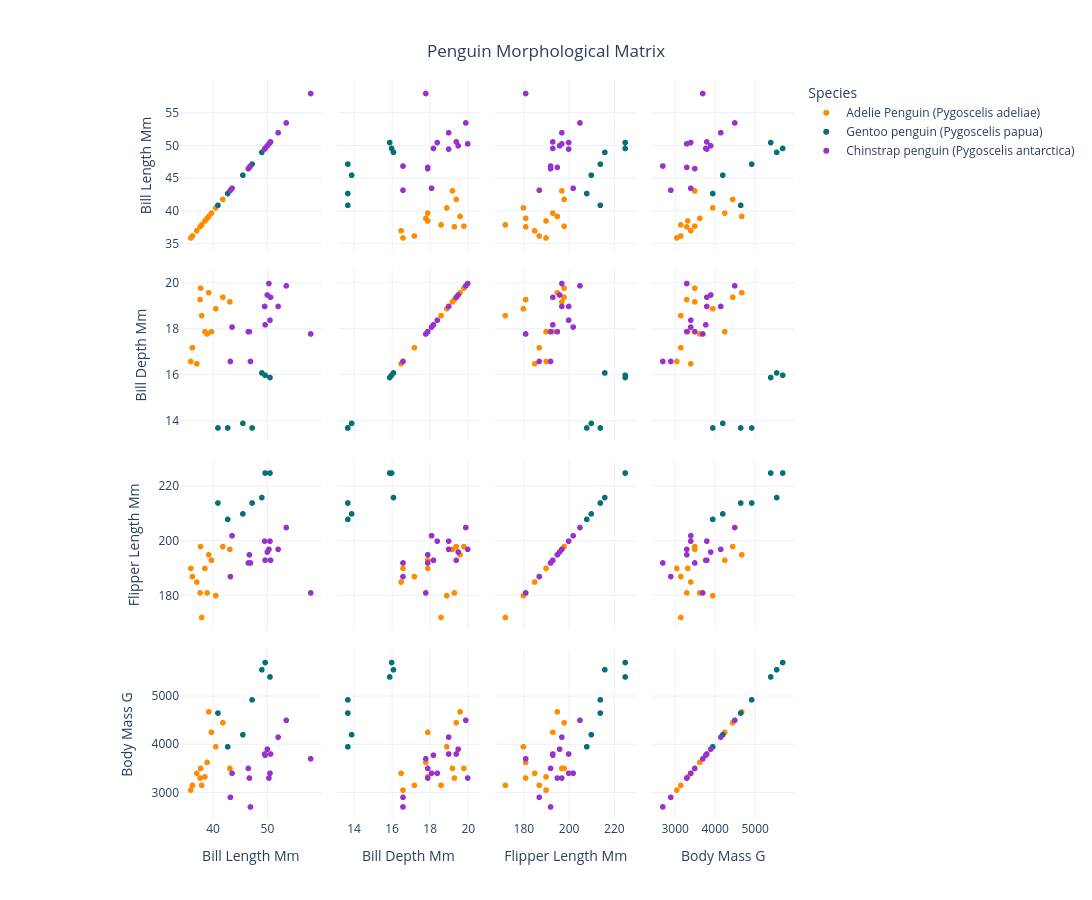

Notebook code cell kept with this figure:
### Code cell
# 3. Scatter Matrix: Multivariable scatter matrix
# Scatter Matrix with horizontal Y-labels
fig3 = px.scatter_matrix(
    df, 
    dimensions=["bill_length_mm", "bill_depth_mm", "flipper_length_mm", "body_mass_g"],
    color="species", 
    color_discrete_map=COLORS,
    title="Penguin Morphological Matrix",
    # Replacing "_"
    labels={col: col.replace('_', ' ').title() for col in df.columns}
)

fig3.update_traces(diagonal_visible=True)

# Modify y-axis for var names
fig3.update_yaxes(
    tickangle=0, 
    title_standoff=10, 
    automargin=True   
)

# Overall layout
fig3.update_layout(
    height=900, 
    width=1200,
    margin=dict(l=180, r=20, t=80, b=80), 
    autosize=True,
    title={
        'text': "Penguin Morphological Matrix",
        'y': 0.95,           
        'x': 0.5,            
        'xanchor': 'center', 
        'yanchor': 'top'
    }
)

fig3.show()

### Figure 1 — Plotly figure (JSON) as saved in the notebook; plotly's stock layout.template omitted (floating-point values rounded to 4 significant figures)
{"data": [{"diagonal": {"visible": true}, "dimensions": [{"axis": {"matches": true}, "label": "Bill Length Mm", "values": [38.9, 39.2, 37.9, 40.5, 37.6, 35.9, 41.8, 36.2, 37.7, 38.5, 43.1, 37.0, 39.7]}, {"axis": {"matches": true}, "label": "Bill Depth Mm", "values": [17.8, 19.6, 18.6, 18.9, 19.3, 16.6, 19.4, 17.2, 19.8, 17.9, 19.2, 16.5, 17.9]}, {"axis": {"matches": true}, "label": "Flipper Length Mm", "values": [181.0, 195.0, 172.0, 180.0, 181.0, 190.0, 198.0, 187.0, 198.0, 190.0, 197.0, 185.0, 193.0]}, {"axis": {"matches": true}, "label": "Body Mass G", "values": [3625.0, 4675.0, 3150.0, 3950.0, 3300.0, 3050.0, 4450.0, 3150.0, 3500.0, 3325.0, 3500.0, 3400.0, 4250.0]}], "hovertemplate": "Species=Adelie Penguin (Pygoscelis adeliae)<br>%{xaxis.title.text}=%{x}<br>%{yaxis.title.text}=%{y}<extra></extra>", "legendgroup": "Adelie Penguin (Pygoscelis adeliae)", "marker": {"color": "#FF8C00", "symbol": "circle"}, "name": "Adelie Penguin (Pygoscelis adeliae)", "showlegend": true, "type": "splom"}, {"diagonal": {"visible": true}, "dimensions": [{"axis": {"matches": true}, "label": "Bill Length Mm", "values": [40.9, 49.0, 42.7, 49.6, 45.5, 50.5, 47.2]}, {"axis": {"matches": true}, "label": "Bill Depth Mm", "values": [13.7, 16.1, 13.7, 16.0, 13.9, 15.9, 13.7]}, {"axis": {"matches": true}, "label": "Flipper Length Mm", "values": [214.0, 216.0, 208.0, 225.0, 210.0, 225.0, 214.0]}, {"axis": {"matches": true}, "label": "Body Mass G", "values": [4650.0, 5550.0, 3950.0, 5700.0, 4200.0, 5400.0, 4925.0]}], "hovertemplate": "Species=Gentoo penguin (Pygoscelis papua)<br>%{xaxis.title.text}=%{x}<br>%{yaxis.title.text}=%{y}<extra></extra>", "legendgroup": "Gentoo penguin (Pygoscelis papua)", "marker": {"color": "#057076", "symbol": "circle"}, "name": "Gentoo penguin (Pygoscelis papua)", "showlegend": true, "type": "splom"}, {"diagonal": {"visible": true}, "dimensions": [{"axis": {"matches": true}, "label": "Bill Length Mm", "values": [46.5, 50.0, 50.3, 58.0, 43.2, 50.6, 46.7, 52.0, 50.5, 49.5, 46.9, 53.5, 43.5, 49.6]}, {"axis": {"matches": true}, "label": "Bill Depth Mm", "values": [17.9, 19.5, 20.0, 17.8, 16.6, 19.4, 17.9, 19.0, 18.4, 19.0, 16.6, 19.9, 18.1, 18.2]}, {"axis": {"matches": true}, "label": "Flipper Length Mm", "values": [192.0, 196.0, 197.0, 181.0, 187.0, 193.0, 195.0, 197.0, 200.0, 200.0, 192.0, 205.0, 202.0, 193.0]}, {"axis": {"matches": true}, "label": "Body Mass G", "values": [3500.0, 3900.0, 3300.0, 3700.0, 2900.0, 3800.0, 3300.0, 4150.0, 3400.0, 3800.0, 2700.0, 4500.0, 3400.0, 3775.0]}], "hovertemplate": "Species=Chinstrap penguin (Pygoscelis antarctica)<br>%{xaxis.title.text}=%{x}<br>%{yaxis.title.text}=%{y}<extra></extra>", "legendgroup": "Chinstrap penguin (Pygoscelis antarctica)", "marker": {"color": "#9932CC", "symbol": "circle"}, "name": "Chinstrap penguin (Pygoscelis antarctica)", "showlegend": true, "type": "splom"}], "layout": {"autosize": true, "dragmode": "select", "height": 900, "legend": {"title": {"text": "Species"}, "tracegroupgap": 0}, "margin": {"b": 80, "l": 180, "r": 20, "t": 80}, "title": {"text": "Penguin Morphological Matrix", "x": 0.5, "xanchor": "center", "y": 0.95, "yanchor": "top"}, "width": 1200, "yaxis": {"automargin": true, "tickangle": 0, "title": {"standoff": 10}}}}
